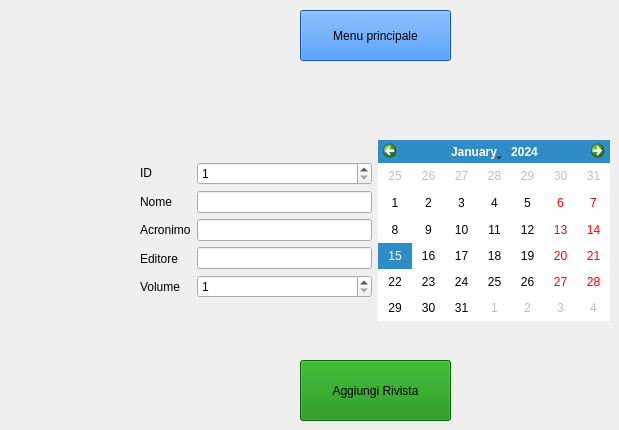
    <widget class="QWidget" name="pagina_riviste">
     <widget class="QPushButton" name="pulsante_aggiungi_rivista">
      <property name="geometry">
       <rect>
        <x>300</x>
        <y>360</y>
        <width>151</width>
        <height>61</height>
       </rect>
      </property>
      <property name="styleSheet">
       <string notr="true">background-color: rgb(15,138,8); </string>
      </property>
      <property name="text">
       <string>Aggiungi Rivista</string>
      </property>
     </widget>
     <widget class="QPushButton" name="pulsante_tornaalmenu">
      <property name="geometry">
       <rect>
        <x>300</x>
        <y>10</y>
        <width>151</width>
        <height>51</height>
       </rect>
      </property>
      <property name="styleSheet">
       <string notr="true">background-color: rgb(24,119,242);</string>
      </property>
      <property name="text">
       <string>Menu principale</string>
      </property>
     </widget>
     <widget class="QWidget" name="layoutWidget">
      <property name="geometry">
       <rect>
        <x>140</x>
        <y>140</y>
        <width>470</width>
        <height>181</height>
       </rect>
      </property>
      <layout class="QGridLayout" name="gridLayout_18">
       <item row="0" column="0">
        <layout class="QGridLayout" name="gridLayout_5">
         <item row="0" column="0">
          <layout class="QGridLayout" name="gridLayout_3">
           <item row="4" column="0">
            <widget class="QLabel" name="volume_rivista">
             <property name="styleSheet">
              <string notr="true"/>
             </property>
             <property name="text">
              <string>Volume</string>
             </property>
            </widget>
           </item>
           <item row="3" column="0">
            <widget class="QLabel" name="editore_rivista">
             <property name="styleSheet">
              <string notr="true"/>
             </property>
             <property name="text">
              <string>Editore</string>
             </property>
            </widget>
           </item>
           <item row="2" column="0">
            <widget class="QLabel" name="acronimo_rivista">
             <property name="styleSheet">
              <string notr="true"/>
             </property>
             <property name="text">
              <string>Acronimo</string>
             </property>
            </widget>
           </item>
           <item row="1" column="0">
            <widget class="QLabel" name="nome_rivista">
             <property name="styleSheet">
              <string notr="true"/>
             </property>
             <property name="text">
              <string>Nome</string>
             </property>
            </widget>
           </item>
           <item row="0" column="0">
            <widget class="QLabel" name="label_16">
             <property name="text">
              <string>ID</string>
             </property>
            </widget>
           </item>
          </layout>
         </item>
         <item row="0" column="1">
          <layout class="QGridLayout" name="gridLayout_4">
           <item row="4" column="0">
            <widget class="QSpinBox" name="inserisci_volume">
             <property name="minimum">
              <number>1</number>
             </property>
             <property name="maximum">
              <number>999999999</number>
             </property>
            </widget>
           </item>
           <item row="1" column="0">
            <widget class="QLineEdit" name="inserisci_nome"/>
           </item>
           <item row="2" column="0">
            <widget class="QLineEdit" name="inserisci_acronimo"/>
           </item>
           <item row="3" column="0">
            <widget class="QLineEdit" name="inserisci_editore"/>
           </item>
           <item row="0" column="0">
            <widget class="QSpinBox" name="id_rivista">
             <property name="minimum">
              <number>1</number>
             </property>
             <property name="maximum">
              <number>9999</number>
             </property>
            </widget>
           </item>
          </layout>
         </item>
        </layout>
       </item>
       <item row="0" column="1">
        <widget class="QCalendarWidget" name="calendario_rivista">
         <property name="horizontalHeaderFormat">
          <enum>QCalendarWidget::NoHorizontalHeader</enum>
         </property>
         <property name="verticalHeaderFormat">
          <enum>QCalendarWidget::NoVerticalHeader</enum>
         </property>
        </widget>
       </item>
      </layout>
     </widget>
    </widget>
